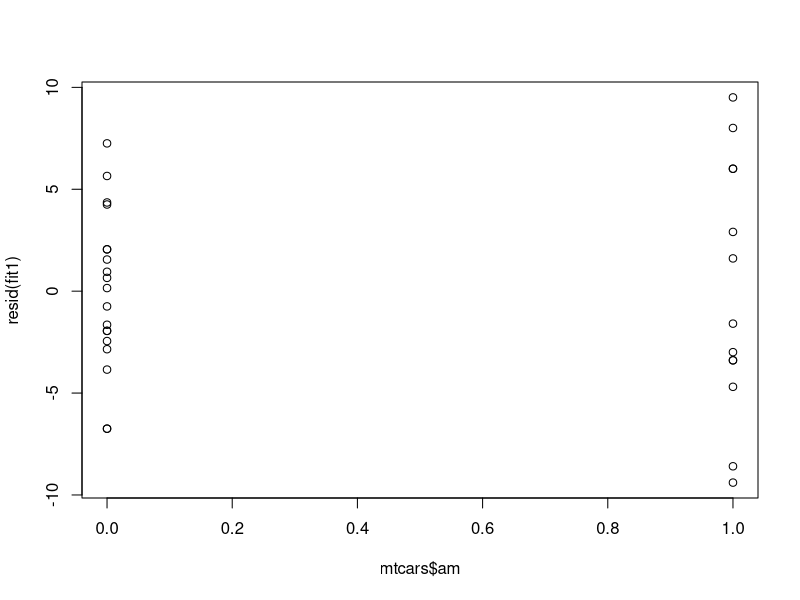
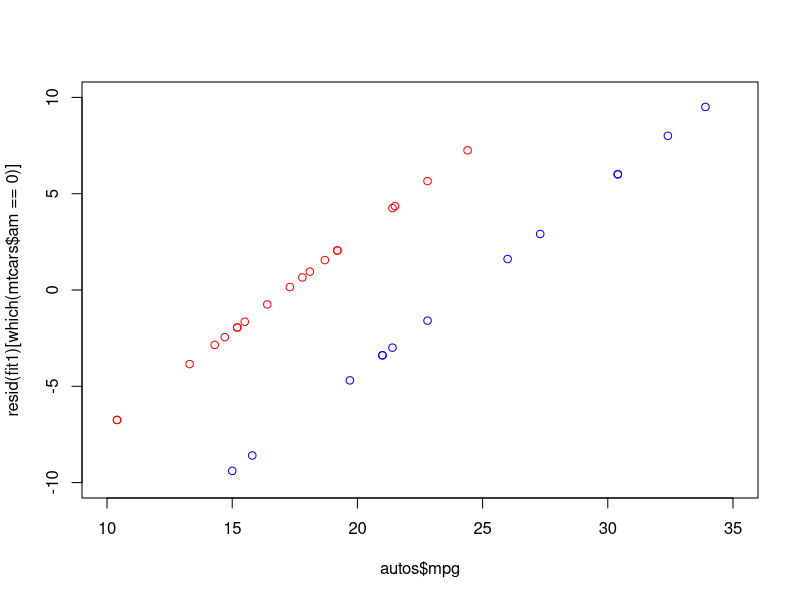
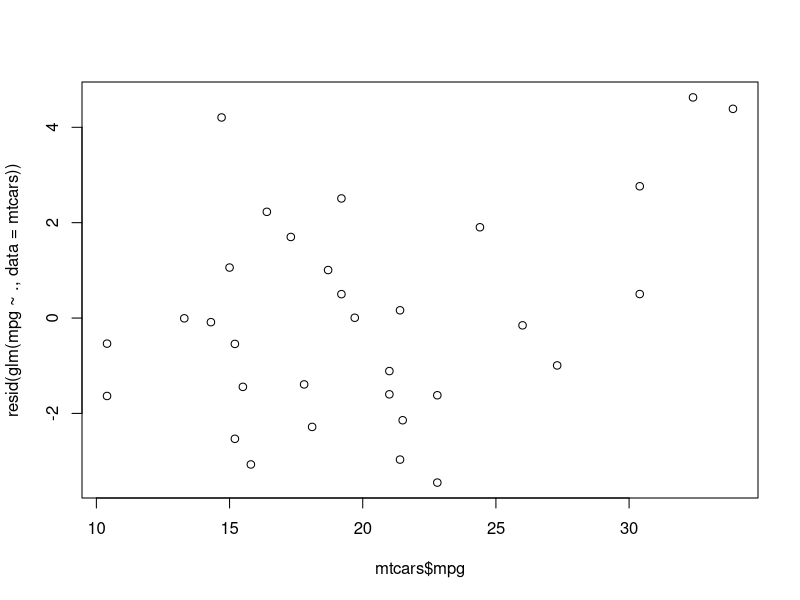
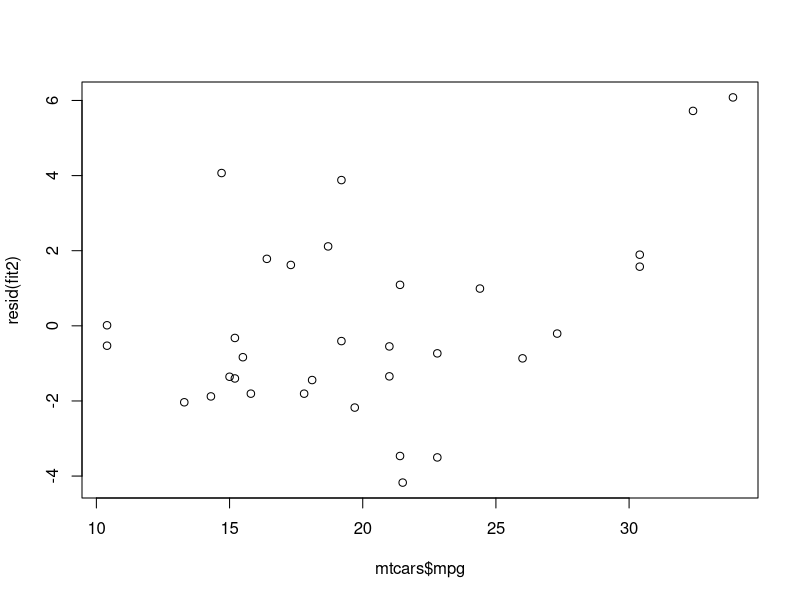
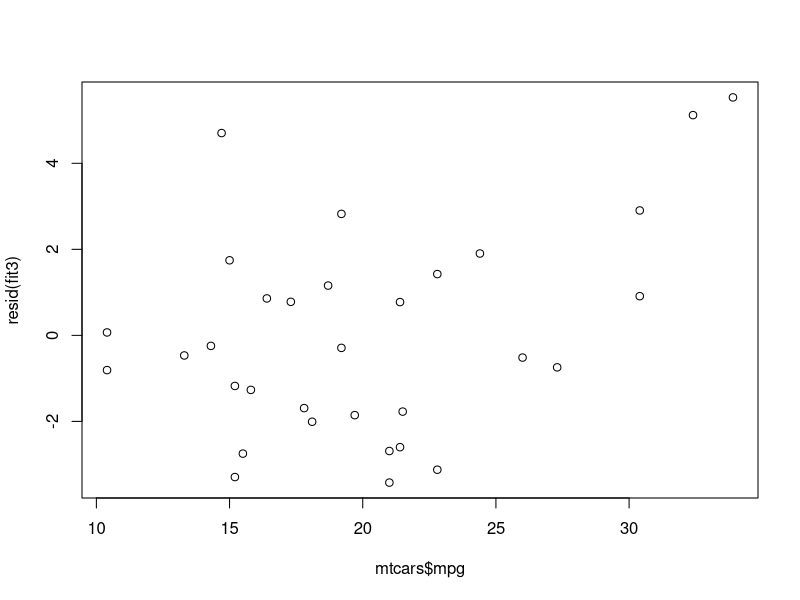
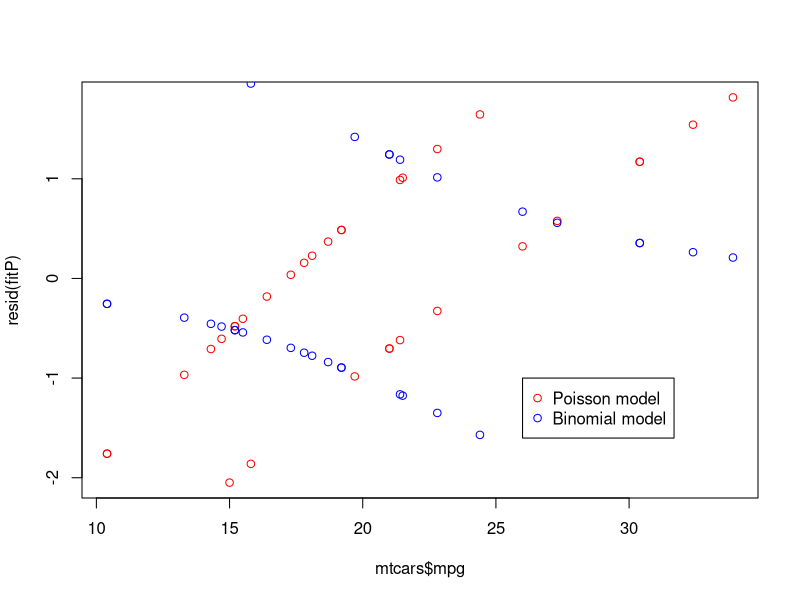

Source code (R) for these figures, in order:
## ---- chunk 1

fit1 <- lm(mpg ~ am, mtcars)
summary(fit1)

## ---- chunk 2

autos<-mtcars[which(mtcars$am==0),]
manuals<-mtcars[which(mtcars$am==1),]
library(ggplot2)
plot(mtcars$am, resid(fit1))
plot(autos$mpg, resid(fit1)[which(mtcars$am==0)], col="red", xlim=c(10,35),ylim=c(-10,10))
points(manuals$mpg, resid(fit1)[which(mtcars$am==1)], col="blue")
## ---- chunk 3

summary(glm(mpg~.,data=mtcars))
plot(mtcars$mpg, resid(glm(mpg~.,data=mtcars)))

## ---- chunk 4

fit2<-glm(mpg~am+cyl+wt,data=mtcars)
fit3<-glm(mpg~am+hp+wt,data=mtcars)
summary(fit2)
summary(fit3)
plot(mtcars$mpg, resid(fit2))
plot(mtcars$mpg,resid(fit3))

## ---- chunk 5
fitP<-glm(mpg~am,data=mtcars,family="poisson")
fitP2<-glm(mpg~.,data=mtcars,family="poisson")
fitB<-glm(am~mpg,data=mtcars,family="binomial")
summary(fitP)
summary(fitP2)
summary(fitB)
plot(mtcars$mpg,resid(fitP), col="red")
points(mtcars$mpg,resid(fitB),col="blue")
legend(26,-1,c("Poisson model","Binomial model"),pch=c(1,1),col=c("red","blue"))

